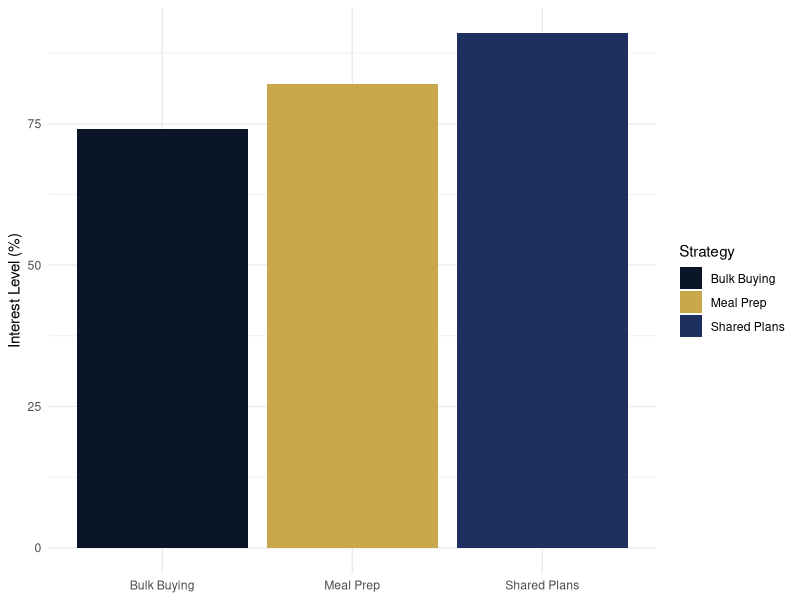

R code for this plot:
## ---- chunk 1
#| title: "Gen Z Interest in Shared Consumer Models"
library(ggplot2)
# Data representing your marketing strategy research
data <- data.frame(
  Strategy = c("Meal Prep", "Bulk Buying", "Shared Plans"), 
  Interest_Score = c(82, 74, 91)
)

ggplot(data, aes(x=Strategy, y=Interest_Score, fill=Strategy)) + 
  geom_bar(stat="identity") + 
  scale_fill_manual(values=c("#0A1628", "#C9A84C", "#1E3060")) +
  theme_minimal() +
  labs(y = "Interest Level (%)", x = NULL)
